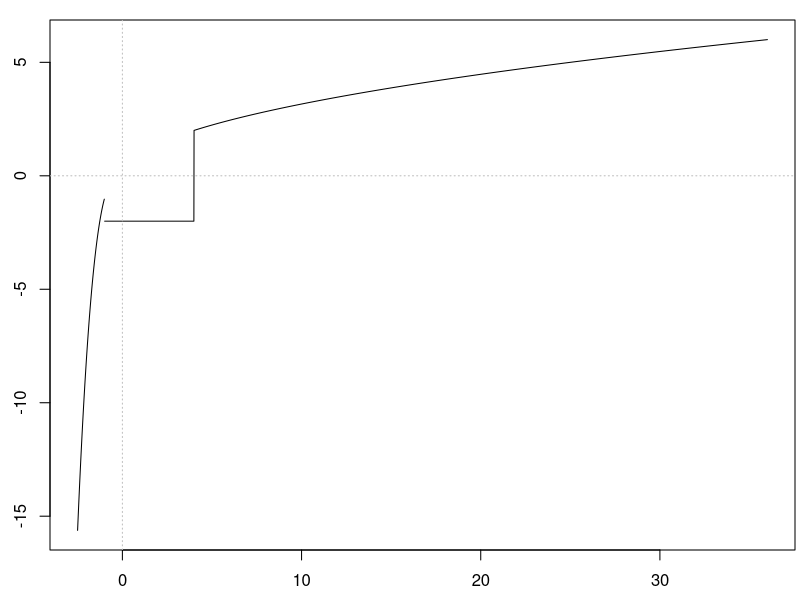

Generate this figure with R:
## ---- chunk 1
knitr::opts_chunk$set(echo = TRUE)
## ---- chunk 2
sqrt(3-(-4))
## ---- chunk 3
sqrt(3-5)
## ---- chunk 4
h <- function(x){
  sqrt(3-x)
}

h(-4)
h(5)
## ---- chunk 5
(-2)^3
## ---- chunk 6
sqrt(5.2)
## ---- chunk 7
sqrt(2)
## ---- chunk 8
f <- function(x){
  out <- rep(0,length(x))
  out[(x < -1)] <- x[(x < -1)]^3
  out[(x == -1)] <- NaN
  out[(x > -1) & (x < 4)] <- -2 + 0*x[(x > -1) & (x < 4)]
  out[(x >= 4)] <- sqrt(x[(x >= 4)])
  
  return(out)
}

f(-2)
f(-0.5)
f(3)
f(0)
f(5.2)
f(-1)
f(4)
## ---- chunk 9
x <- seq(-2.5,36,0.01)
y <- f(x)
par(mfrow=c(1,1),mar=c(2.5,2.5,1,0.25))
plot(x,y,type='l')
abline(v=0,lty=3,col='gray')
abline(h=0,lty=3,col='gray')
